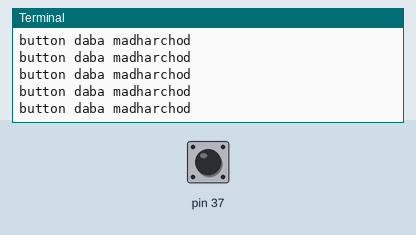
This program was run on a simulated Raspberry Pi (header pin numbers). Shown: the last lines printed to the terminal. Inputs (shaded band) come from the test bench; at power-on: pin 37 HIGH. The clock reads 2024-03-15 10:24:30 at power-on unless the program sets it; the camera gives no picture and a still takes 0.5 s.

Above: at 1.2 s.
1.3 s: pin 37 pulled LOW for 0.15 s
At 2.7 s:
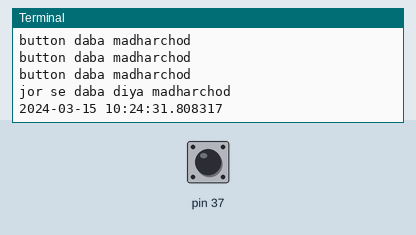
3.3 s: pin 37 pulled LOW for 1 s
At 3.7 s:
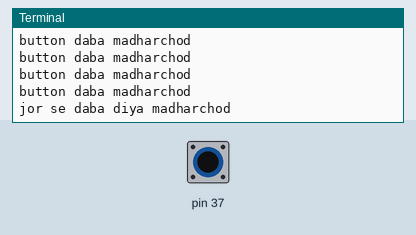
5.8 s: pin 37 pulled LOW for 0.15 s
At 7.2 s:
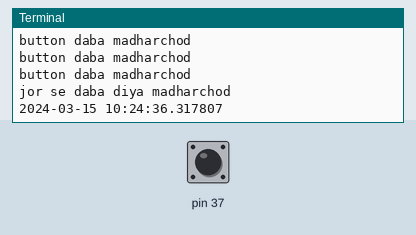

The program:

harshe_camera_trigger.py
```python
import RPi.GPIO as GPIO
from picamera import PiCamera
import time
import sys
from datetime import datetime

GPIO.setwarnings(False)
GPIO.setmode(GPIO.BOARD)
GPIO.setup(37, GPIO.IN, pull_up_down=GPIO.PUD_UP)

camera = PiCamera()

try:
    while True:

        if(GPIO.input(37)==False):
            print("jor se daba diya madharchod")
            #camera.start_preview()
            time.sleep(0.5)
            current_dateTime = datetime.now()
            print(current_dateTime)
            #camera.capture("/home/raspberry/Desktop/images/photo"+str(current_dateTime)+".jpg")
            try:
                camera.capture("/home/raspberry/Desktop/images/photo"+str(current_dateTime)+".jpg")
            except:
                print("something bad happend... very very bad...")

            try:
                camera.capture("/media/raspberry/CDC0-52C7/photo"+str(current_dateTime)+".jpg")
            except:
                print("no usb found")
            #camera.stop_preview()
        else:
            print("button daba madharchod")
        time.sleep(0.05)

except KeyboardInterrupt:
    camera.close()
    sys.exit(0)

GPIO.cleanup()
```

Measured:
- after the input at 1.3 s, the terminal: prints a new line at once (image 1)
- after the input at 5.8 s, the terminal: prints a new line after 0.52 s (image 3)
